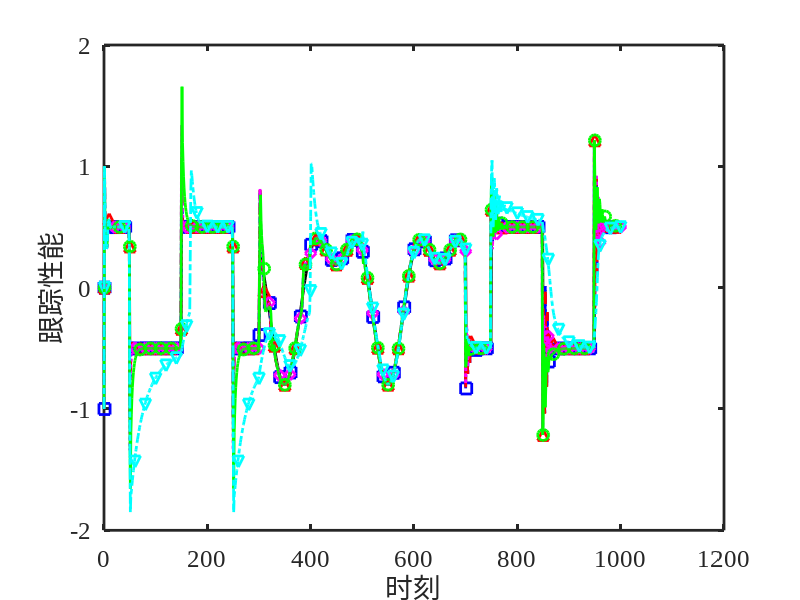

Write MATLAB code to recreate this figure. (Note: this script raises an error after producing the figure.)
clear all;
close all;
N=1000;

nu=1;
eta_list=[0.0001, 0.01, 1, 10, 100];
mu=1;
rou=0.6;
lambda =0.1;

%期望值
for k=1:N+1
    if k<=300
        yd(k)=0.5*(-1)^round(k/100);
    else
        if k<=700
            yd(k)=0.5*sin(k*pi/100)+0.3*cos(k*pi/50);
        else
            yd(k)=0.5*(-1)^round(k/100);
        end
     end
end

% 1 %%%%%%%%%%%%%%%%%%%%%%%%%%%%%%%%%%%%%%%%%%%%%%%%%%%%%%%%%%%%%%%%%%%%%%%%
%控制器参数
eta=eta_list(1);

%初值
y1(1)=-1;y1(2)=1;y1(3)=0.5;
u1(1:2)=0;
du1(1:2,1:nu)=0;

I=eye(nu);
%控制器伪偏导数初值
fai1(1:2,1) =2;
fai1(1:2,2:nu)=0;
%程序循环
%for k=nu+1:N
for k=3:N
    a(k)=1+round(k/500);
    fai1(k,1:nu)=fai1(k-1,1:nu)+eta*(y1(k)-y1(k-1)-fai1(k-1,1:nu)*du1(k-1,1:nu)')*du1(k-1,1:nu)/(mu+du1(k-1,1:nu)*du1(k-1,1:nu)');
    if (fai1(k,1)<10^(-5)) || ((du1(k-1,1:nu)*du1(k-1,1:nu)')^0.5<10^(-5))
        fai1(k,1)=0.5;
    end
    if nu==1
        u1(k) = u1(k-1)+rou*fai1(k,1)*(yd(k+1)-y1(k))/(lambda+fai1(k,1).^2);        
    else
        u1(k) = u1(k-1)+rou*fai1(k,1)*(yd(k+1)-y1(k)-fai1(k,2:nu)*du1(k-1,1:nu-1)')/(lambda+fai1(k,1).^2); 
    end
    %model
    if k<=500
        y1(k+1)=y1(k)/(1+y1(k).^2)+u1(k)^3;
    else
        y1(k+1)=(y1(k)*y1(k-1)*y1(k-2)*u1(k-1)*(y1(k-2)-1)+a(k)*u1(k))/(1+y1(k-1)^2+y1(k-2)^2);    
    end
    for i=1:nu
        du1(k,i)=u1(k-i+1)-u1(k-i);
    end
    emax1(k+1)=yd(k+1)-y1(k+1);
end
%%%%%%%%%%%%%%%%%%%%%%%%%%%%%%%%%%%%%%%%%%%%%%%%%%%%%%%%%%%%%%%%%%%%%%%%%

% 2 %%%%%%%%%%%%%%%%%%%%%%%%%%%%%%%%%%%%%%%%%%%%%%%%%%%%%%%%%%%%%%%%%%%%%%%%
%控制器参数
eta=eta_list(2);

%初值
y2(1)=-1;y2(2)=1;y2(3)=0.5;
u2(1:2)=0;
du2(1:2,1:nu)=0;

I=eye(nu);
%控制器伪偏导数初值
fai2(1:2,1) =2;
fai2(1:2,2:nu)=0;
%程序循环
%for k=nu+1:N
for k=3:N
    a(k)=1+round(k/500);
    fai2(k,1:nu)=fai2(k-1,1:nu)+eta*(y2(k)-y2(k-1)-fai2(k-1,1:nu)*du2(k-1,1:nu)')*du2(k-1,1:nu)/(mu+du2(k-1,1:nu)*du2(k-1,1:nu)');
    if (fai2(k,1)<10^(-5)) || ((du2(k-1,1:nu)*du2(k-1,1:nu)')^0.5<10^(-5))
        fai2(k,1)=0.5;
    end
    if nu==1
        u2(k) = u2(k-1)+rou*fai2(k,1)*(yd(k+1)-y2(k))/(lambda+fai2(k,1).^2);        
    else
        u2(k) = u2(k-1)+rou*fai2(k,1)*(yd(k+1)-y2(k)-fai2(k,2:nu)*du2(k-1,1:nu-1)')/(lambda+fai2(k,1).^2); 
    end
    %model
    if k<=500
        y2(k+1)=y2(k)/(1+y2(k).^2)+u2(k)^3;
    else
        y2(k+1)=(y2(k)*y2(k-1)*y2(k-2)*u2(k-1)*(y2(k-2)-1)+a(k)*u2(k))/(1+y2(k-1)^2+y2(k-2)^2);    
    end
    for i=1:nu
        du2(k,i)=u2(k-i+1)-u2(k-i);
    end
    emax2(k+1)=yd(k+1)-y2(k+1);
end
%%%%%%%%%%%%%%%%%%%%%%%%%%%%%%%%%%%%%%%%%%%%%%%%%%%%%%%%%%%%%%%%%%%%%%%%%

% 3 %%%%%%%%%%%%%%%%%%%%%%%%%%%%%%%%%%%%%%%%%%%%%%%%%%%%%%%%%%%%%%%%%%%%%%%%
%控制器参数
eta=eta_list(3);

%初值
y3(1)=-1;y3(2)=1;y3(3)=0.5;
u3(1:2)=0;
du3(1:2,1:nu)=0;

I=eye(nu);
%控制器伪偏导数初值
fai3(1:2,1) =2;
fai3(1:2,2:nu)=0;
%程序循环
%for k=nu+1:N
for k=3:N
    a(k)=1+round(k/500);
    fai3(k,1:nu)=fai3(k-1,1:nu)+eta*(y3(k)-y3(k-1)-fai3(k-1,1:nu)*du3(k-1,1:nu)')*du3(k-1,1:nu)/(mu+du3(k-1,1:nu)*du3(k-1,1:nu)');
    if (fai3(k,1)<10^(-5)) || ((du3(k-1,1:nu)*du3(k-1,1:nu)')^0.5<10^(-5))
        fai3(k,1)=0.5;
    end
    if nu==1
        u3(k) = u3(k-1)+rou*fai3(k,1)*(yd(k+1)-y3(k))/(lambda+fai3(k,1).^2);        
    else
        u3(k) = u3(k-1)+rou*fai3(k,1)*(yd(k+1)-y3(k)-fai3(k,2:nu)*du3(k-1,1:nu-1)')/(lambda+fai3(k,1).^2); 
    end
    %model
    if k<=500
        y3(k+1)=y3(k)/(1+y3(k).^2)+u3(k)^3;
    else
        y3(k+1)=(y3(k)*y3(k-1)*y3(k-2)*u3(k-1)*(y3(k-2)-1)+a(k)*u3(k))/(1+y3(k-1)^2+y3(k-2)^2);    
    end
    for i=1:nu
        du3(k,i)=u3(k-i+1)-u3(k-i);
    end
    emax3(k+1)=yd(k+1)-y3(k+1);
end
%%%%%%%%%%%%%%%%%%%%%%%%%%%%%%%%%%%%%%%%%%%%%%%%%%%%%%%%%%%%%%%%%%%%%%%%%

% 4 %%%%%%%%%%%%%%%%%%%%%%%%%%%%%%%%%%%%%%%%%%%%%%%%%%%%%%%%%%%%%%%%%%%%%%%%
%控制器参数
eta=eta_list(4);

%初值
y4(1)=-1;y4(2)=1;y4(3)=0.5;
u4(1:2)=0;
du4(1:2,1:nu)=0;

I=eye(nu);
%控制器伪偏导数初值
fai4(1:2,1) =2;
fai4(1:2,2:nu)=0;
%程序循环
%for k=nu+1:N
for k=3:N
    a(k)=1+round(k/500);
    fai4(k,1:nu)=fai4(k-1,1:nu)+eta*(y4(k)-y4(k-1)-fai4(k-1,1:nu)*du4(k-1,1:nu)')*du4(k-1,1:nu)/(mu+du4(k-1,1:nu)*du4(k-1,1:nu)');
    if (fai4(k,1)<10^(-5)) || ((du4(k-1,1:nu)*du4(k-1,1:nu)')^0.5<10^(-5))
        fai4(k,1)=0.5;
    end
    if nu==1
        u4(k) = u4(k-1)+rou*fai4(k,1)*(yd(k+1)-y4(k))/(lambda+fai4(k,1).^2);        
    else
        u4(k) = u4(k-1)+rou*fai4(k,1)*(yd(k+1)-y4(k)-fai4(k,2:nu)*du4(k-1,1:nu-1)')/(lambda+fai4(k,1).^2); 
    end
    %model
    if k<=500
        y4(k+1)=y4(k)/(1+y4(k).^2)+u4(k)^3;
    else
        y4(k+1)=(y4(k)*y4(k-1)*y4(k-2)*u4(k-1)*(y4(k-2)-1)+a(k)*u4(k))/(1+y4(k-1)^2+y4(k-2)^2);    
    end
    for i=1:nu
        du4(k,i)=u4(k-i+1)-u4(k-i);
    end
    emax4(k+1)=yd(k+1)-y4(k+1);
end
%%%%%%%%%%%%%%%%%%%%%%%%%%%%%%%%%%%%%%%%%%%%%%%%%%%%%%%%%%%%%%%%%%%%%%%%%

% 5 %%%%%%%%%%%%%%%%%%%%%%%%%%%%%%%%%%%%%%%%%%%%%%%%%%%%%%%%%%%%%%%%%%%%%%%%
%控制器参数
eta=eta_list(5);

%初值
y5(1)=-1;y5(2)=1;y5(3)=0.5;
u5(1:2)=0;
du5(1:2,1:nu)=0;

I=eye(nu);
%控制器伪偏导数初值
fai5(1:2,1) =2;
fai5(1:2,2:nu)=0;
%程序循环
%for k=nu+1:N
for k=3:N
    a(k)=1+round(k/500);
    fai5(k,1:nu)=fai5(k-1,1:nu)+eta*(y5(k)-y5(k-1)-fai5(k-1,1:nu)*du5(k-1,1:nu)')*du5(k-1,1:nu)/(mu+du5(k-1,1:nu)*du5(k-1,1:nu)');
    if (fai5(k,1)<10^(-5)) || ((du5(k-1,1:nu)*du5(k-1,1:nu)')^0.5<10^(-5))
        fai5(k,1)=0.5;
    end
    if nu==1
        u5(k) = u5(k-1)+rou*fai5(k,1)*(yd(k+1)-y5(k))/(lambda+fai5(k,1).^2);        
    else
        u5(k) = u5(k-1)+rou*fai5(k,1)*(yd(k+1)-y5(k)-fai5(k,2:nu)*du5(k-1,1:nu-1)')/(lambda+fai5(k,1).^2); 
    end
    %model
    if k<=500
        y5(k+1)=y5(k)/(1+y5(k).^2)+u5(k)^3;
    else
        y5(k+1)=(y5(k)*y5(k-1)*y5(k-2)*u5(k-1)*(y5(k-2)-1)+a(k)*u5(k))/(1+y5(k-1)^2+y5(k-2)^2);    
    end
    for i=1:nu
        du5(k,i)=u5(k-i+1)-u5(k-i);
    end
    emax5(k+1)=yd(k+1)-y5(k+1);
end
%%%%%%%%%%%%%%%%%%%%%%%%%%%%%%%%%%%%%%%%%%%%%%%%%%%%%%%%%%%%%%%%%%%%%%%%%
clf;
mark=8;
step=20;
figure(1)
plot(0,'-k','MarkerSize',mark,'LineWidth',2);hold on;
plot(0,'-.bs','MarkerSize',mark,'LineWidth',2);hold on;
plot(0,'--r^','MarkerSize',mark,'LineWidth',2);hold on;
plot(0,':md','MarkerSize',mark,'LineWidth',2);hold on;
plot(0,'-go','MarkerSize',mark,'LineWidth',2);hold on;
plot(0,'-.cv','MarkerSize',mark,'LineWidth',2);hold on;
set(gca,'LineWidth',2,'fontsize',28);
plot(yd,'k-','LineWidth',2);hold on;
plot(0:k,y1,'-.b','LineWidth',2);hold on;
plot(1:step:N,y1(1:step:N),'bs','MarkerSize',mark,'LineWidth',2);hold on;
plot(0:k,y2,'--r','LineWidth',2);hold on;
plot(10:step:N,y2(10:step:N),'r^','MarkerSize',mark,'LineWidth',2);hold on;
plot(0:k,y3,':m','LineWidth',2);hold on;
plot(20:step:N,y3(20:step:N),'md','MarkerSize',mark,'LineWidth',2);hold on;
plot(0:k,y4,'-g','LineWidth',2);hold on;
plot(30:step:N,y4(30:step:N),'go','MarkerSize',mark,'LineWidth',2);hold on;
plot(0:k,y5,'-.c','LineWidth',2);hold on;
plot(40:step:N,y5(40:step:N),'cv','MarkerSize',mark,'LineWidth',2);hold on;
set(gca, 'FontName', 'Times New Roman', 'FontSize', 18);
set(gca, 'LineWidth', 2);
xlabel('时刻', 'FontSize', 20, 'FontName', 'default');ylabel('跟踪性能', 'FontSize', 20, 'FontName', 'default');
legend_labels = {'y^{{*}}(k)', '\eta=0.0001时的输出y(k)', '\eta=0.01时的输出y(k)', '\eta=1时的输出y(k)', '\eta=10时的输出y(k)', '\eta=100时的输出y(k)'};
legend(legend_labels, 'Interpreter', 'tex', 'FontSize', 16, 'FontName', 'default', 'Location', 'northeast');
xlim([0,1000]);
set(gcf, 'Units', 'normalized', 'OuterPosition', [0 0 1 1]);
exportgraphics(gcf, 'eta_1.png', 'Resolution', 300);

figure(2)
plot(0,'-.bs','MarkerSize',mark,'LineWidth',2);hold on;
plot(0,'--r^','MarkerSize',mark,'LineWidth',2);hold on;
plot(0,':md','MarkerSize',mark,'LineWidth',2);hold on;
plot(0,'-go','MarkerSize',mark,'LineWidth',2);hold on;
plot(0,'-.cv','MarkerSize',mark,'LineWidth',2);hold on;
set(gca,'LineWidth',2,'fontsize',28);
plot(u1,'-.b','LineWidth',2);hold on;
plot(1:step:N,u1(1:step:N),'bs','MarkerSize',mark,'LineWidth',2);hold on;
plot(u2,'--r','LineWidth',2);hold on;
plot(10:step:N,u2(10:step:N),'r^','MarkerSize',mark,'LineWidth',2);hold on;
plot(u3,':m','LineWidth',2);hold on;
plot(20:step:N,u3(20:step:N),'md','MarkerSize',mark,'LineWidth',2);hold on;
plot(u4,'-g','LineWidth',2);hold on;
plot(30:step:N,u4(30:step:N),'go','MarkerSize',mark,'LineWidth',2);hold on;
plot(u5,'-.c','LineWidth',2);hold on;
plot(40:step:N,u5(40:step:N),'cv','MarkerSize',mark,'LineWidth',2);hold on;
set(gca, 'FontName', 'Times New Roman', 'FontSize', 18);
set(gca, 'LineWidth', 2);
xlabel('时刻', 'FontSize', 20, 'FontName', 'default');ylabel('控制输入', 'FontSize', 20, 'FontName', 'default');
legend_labels = {'\eta=0.0001时的控制输入u(k)', '\eta=0.01时的控制输入u(k)', '\eta=1时的控制输入u(k)', '\eta=10时的控制输入u(k)', '\eta=100时的控制输入u(k)'};
legend(legend_labels, 'Interpreter', 'tex', 'FontSize', 16, 'FontName', 'default', 'Location', 'northeast');
set(gcf, 'Units', 'normalized', 'OuterPosition', [0 0 1 1]);
exportgraphics(gcf, 'eta_2.png', 'Resolution', 300);

figure(3)
plot(0,'-.bs','MarkerSize',mark,'LineWidth',2);hold on;
plot(0,'--r^','MarkerSize',mark,'LineWidth',2);hold on;
plot(0,':md','MarkerSize',mark,'LineWidth',2);hold on;
plot(0,'-go','MarkerSize',mark,'LineWidth',2);hold on;
plot(0,'-.cv','MarkerSize',mark,'LineWidth',2);hold on;
set(gca,'LineWidth',2,'fontsize',28);
plot(fai1,'-.b','LineWidth',2);hold on;
plot(1:step:N,fai1(1:step:N),'bs','MarkerSize',mark,'LineWidth',2);hold on;
plot(fai2,'--r','LineWidth',2);hold on;
plot(10:step:N,fai2(10:step:N),'r^','MarkerSize',mark,'LineWidth',2);hold on;
plot(fai3,':m','LineWidth',2);hold on;
plot(20:step:N,fai3(20:step:N),'md','MarkerSize',mark,'LineWidth',2);hold on;
plot(fai4,'-g','LineWidth',2);hold on;
plot(30:step:N,fai4(30:step:N),'go','MarkerSize',mark,'LineWidth',2);hold on;
plot(fai5,'-.c','LineWidth',2);hold on;
plot(40:step:N,fai5(40:step:N),'cv','MarkerSize',mark,'LineWidth',2);hold on;
set(gca, 'FontName', 'Times New Roman', 'FontSize', 18);
set(gca, 'LineWidth', 2);
xlabel('时刻', 'FontSize', 20, 'FontName', 'default');ylabel('PPD估计值', 'FontSize', 20, 'FontName', 'default');
legend_labels = {'\eta=0.0001时PPD的估计值', '\eta=0.01时PPD的估计值', '\eta=1时PPD的估计值', '\eta=10时PPD的估计值', '\eta=100时PPD的估计值'};
legend(legend_labels, 'Interpreter', 'tex', 'FontSize', 16, 'FontName', 'default', 'Location', 'northeast');
set(gcf, 'Units', 'normalized', 'OuterPosition', [0 0 1 1]);
exportgraphics(gcf, 'eta_3.png', 'Resolution', 300);
